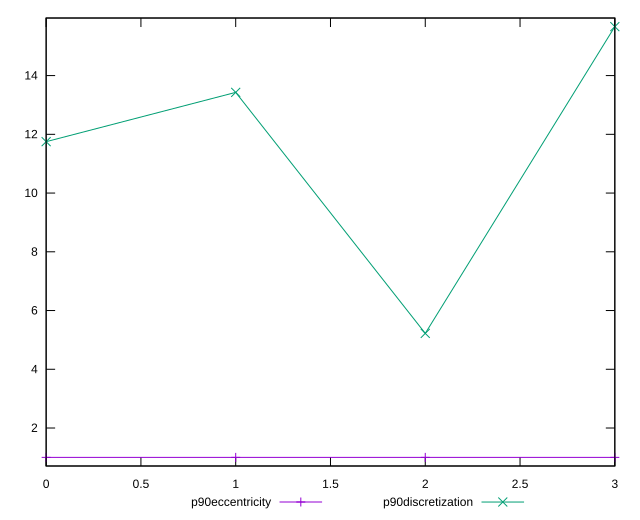

Recreate this plot in gnuplot.
reset

$p90Eccentricity <<EOF
0 1.0000000000000013
1 1
2 0.9999999999999991
3 1.0000000000000007
EOF

$p90Discretization <<EOF
0 11.75
1 13.428571428571429
2 5.222222222222222
3 15.666666666666666
EOF

set key outside below
set xrange [0:3]
set yrange [0.7066666666666657:15.959999999999999]
set trange [0.7066666666666657:15.959999999999999]
set terminal svg size 640, 520 enhanced background rgb 'white'
set output "reports/report_00031_2021-02-24T23-18-18.084Z/uses-http2/progression/eccentricity.svg"

plot $p90Eccentricity title "p90eccentricity" with linespoints, \
     $p90Discretization title "p90discretization" with linespoints

reset
